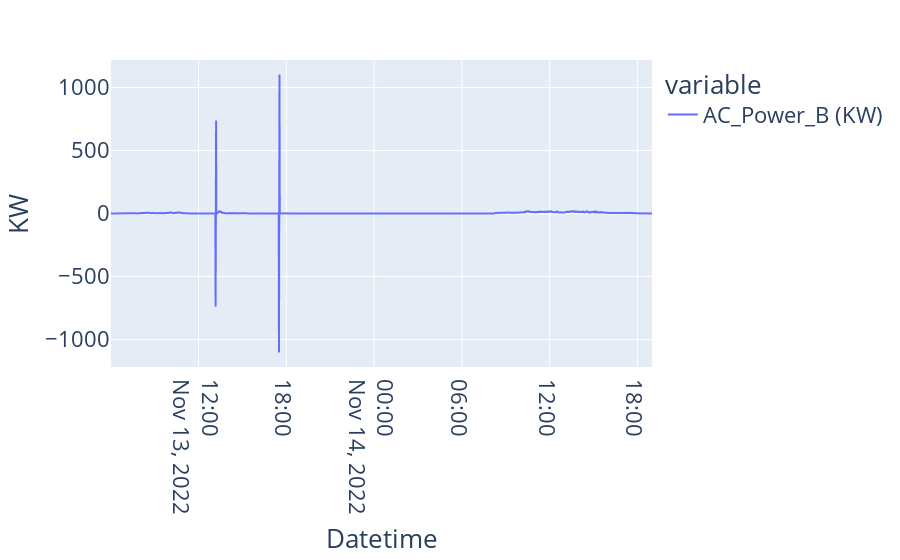

The notebook cell this image was saved under:
### Markdown cell above
### AC Power B
The variable yX is derived from the daily energy measurement, representing the energy production per minute. Within the time series, we can identify point anomalies, with instances where the values turn negative serving as indicators of potential issues in the data logger associated with the Daily Energy information.

### Code cell
df_periodo = df_analysis[(df_analysis.index >= '2022-11-13') & (df_analysis.index < '2022-11-15')]
fig = plt.plot(x = df_periodo.index,y= [df_periodo['AC_Power_B (KW)']], data_frame=df_periodo, kind='line')
fig.update_layout(font=dict(size=22),  # Adjust the font size
xaxis=dict(title="Datetime"),
yaxis=dict(title="KW"))

### Figure 1 — Plotly figure (JSON) as saved in the notebook; plotly's stock layout.template omitted (floating-point values rounded to 4 significant figures; data arrays with more than 128 entries replaced by an {"elided": "..."} marker saying what was removed)
{"data": [{"hovertemplate": "variable=AC_Power_B (KW)<br>E3TimeStamp=%{x}<br>value=%{y}<extra></extra>", "legendgroup": "AC_Power_B (KW)", "line": {"color": "#636efa", "dash": "solid"}, "marker": {"symbol": "circle"}, "mode": "lines", "name": "AC_Power_B (KW)", "showlegend": true, "type": "scattergl", "x": {"elided": "1560 str values"}, "xaxis": "x", "y": {"elided": "1560 float values"}, "yaxis": "y"}], "layout": {"font": {"size": 22}, "legend": {"title": {"text": "variable"}, "tracegroupgap": 0}, "margin": {"t": 60}, "xaxis": {"anchor": "y", "domain": [0, 1], "title": {"text": "Datetime"}}, "yaxis": {"anchor": "x", "domain": [0, 1], "title": {"text": "KW"}}}}
